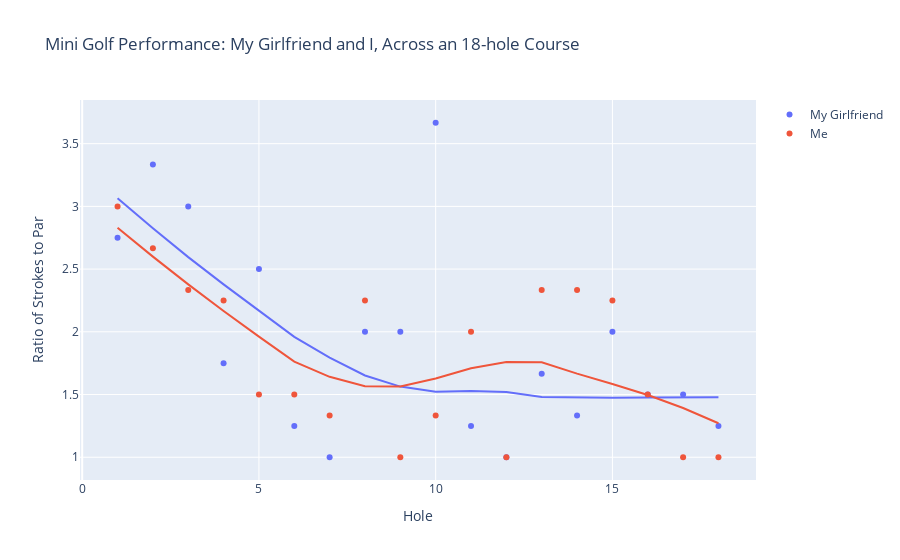

Write notebook code for a chart like this one.
### Markdown cell above
## Plot
#### Use plotly to visualize

### Code cell
import plotly.express as px

sp_ratio = px.scatter(df, x=df['Hole'], y=[df['My Girlfriend'], df['Me']], trendline='lowess',
                      title='Mini Golf Performance: My Girlfriend and I, Across an 18-hole Course',
                      labels={'value': 'Ratio of Strokes to Par', 'variable': ''})
sp_ratio.show()
sp_ratio.write_image('minigolf.jpg', scale=3)

### Figure 1 — Plotly figure (JSON) as saved in the notebook; plotly's stock layout.template omitted (floating-point values rounded to 4 significant figures)
{"data": [{"hovertemplate": "=My Girlfriend<br>Hole=%{x}<br>Ratio of Strokes to Par=%{y}<extra></extra>", "legendgroup": "My Girlfriend", "marker": {"color": "#636efa", "symbol": "circle"}, "mode": "markers", "name": "My Girlfriend", "orientation": "v", "showlegend": true, "type": "scatter", "x": [1, 2, 3, 4, 5, 6, 7, 8, 9, 10, 11, 12, 13, 14, 15, 16, 17, 18], "xaxis": "x", "y": [2.75, 3.333, 3.0, 1.75, 2.5, 1.25, 1.0, 2.0, 2.0, 3.667, 1.25, 1.0, 1.667, 1.333, 2.0, 1.5, 1.5, 1.25], "yaxis": "y"}, {"hovertemplate": "<b>LOWESS trendline</b><br><br>=My Girlfriend<br>Hole=%{x}<br>Ratio of Strokes to Par=%{y} <b>(trend)</b><extra></extra>", "legendgroup": "My Girlfriend", "marker": {"color": "#636efa", "symbol": "circle"}, "mode": "lines", "name": "My Girlfriend", "showlegend": false, "type": "scatter", "x": [1, 2, 3, 4, 5, 6, 7, 8, 9, 10, 11, 12, 13, 14, 15, 16, 17, 18], "xaxis": "x", "y": [3.065, 2.825, 2.596, 2.378, 2.169, 1.959, 1.794, 1.652, 1.563, 1.522, 1.528, 1.521, 1.481, 1.478, 1.475, 1.477, 1.479, 1.478], "yaxis": "y"}, {"hovertemplate": "=Me<br>Hole=%{x}<br>Ratio of Strokes to Par=%{y}<extra></extra>", "legendgroup": "Me", "marker": {"color": "#EF553B", "symbol": "circle"}, "mode": "markers", "name": "Me", "orientation": "v", "showlegend": true, "type": "scatter", "x": [1, 2, 3, 4, 5, 6, 7, 8, 9, 10, 11, 12, 13, 14, 15, 16, 17, 18], "xaxis": "x", "y": [3.0, 2.667, 2.333, 2.25, 1.5, 1.5, 1.333, 2.25, 1.0, 1.333, 2.0, 1.0, 2.333, 2.333, 2.25, 1.5, 1.0, 1.0], "yaxis": "y"}, {"hovertemplate": "<b>LOWESS trendline</b><br><br>=Me<br>Hole=%{x}<br>Ratio of Strokes to Par=%{y} <b>(trend)</b><extra></extra>", "legendgroup": "Me", "marker": {"color": "#EF553B", "symbol": "circle"}, "mode": "lines", "name": "Me", "showlegend": false, "type": "scatter", "x": [1, 2, 3, 4, 5, 6, 7, 8, 9, 10, 11, 12, 13, 14, 15, 16, 17, 18], "xaxis": "x", "y": [2.83, 2.599, 2.378, 2.166, 1.962, 1.762, 1.641, 1.567, 1.564, 1.627, 1.71, 1.759, 1.756, 1.666, 1.585, 1.496, 1.393, 1.271], "yaxis": "y"}], "layout": {"legend": {"title": {"text": ""}, "tracegroupgap": 0}, "title": {"text": "Mini Golf Performance: My Girlfriend and I, Across an 18-hole Course"}, "xaxis": {"anchor": "y", "domain": [0.0, 1.0], "title": {"text": "Hole"}}, "yaxis": {"anchor": "x", "domain": [0.0, 1.0], "title": {"text": "Ratio of Strokes to Par"}}}}
